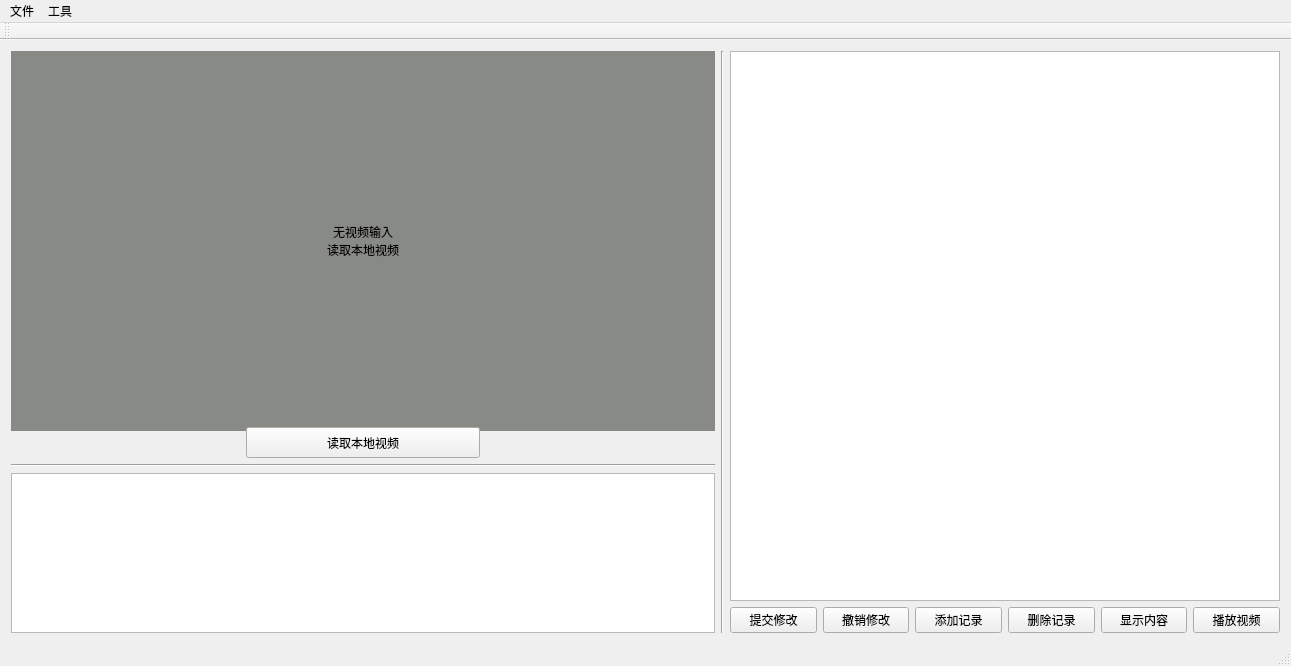
<?xml version="1.0" encoding="UTF-8"?>
<ui version="4.0">
 <class>MulPlayer</class>
 <widget class="QMainWindow" name="MulPlayer">
  <property name="geometry">
   <rect>
    <x>0</x>
    <y>0</y>
    <width>1291</width>
    <height>666</height>
   </rect>
  </property>
  <property name="sizePolicy">
   <sizepolicy hsizetype="Fixed" vsizetype="Fixed">
    <horstretch>0</horstretch>
    <verstretch>0</verstretch>
   </sizepolicy>
  </property>
  <property name="minimumSize">
   <size>
    <width>1291</width>
    <height>666</height>
   </size>
  </property>
  <property name="windowTitle">
   <string>MulPlayer</string>
  </property>
  <widget class="QWidget" name="centralWidget">
   <layout class="QGridLayout" name="gridLayout">
    <item row="0" column="0">
     <layout class="QVBoxLayout" name="verticalLayout_2">
      <item>
       <layout class="QHBoxLayout" name="horizontalLayout_3">
        <item>
         <widget class="QLabel" name="label">
          <property name="sizePolicy">
           <sizepolicy hsizetype="Preferred" vsizetype="Preferred">
            <horstretch>0</horstretch>
            <verstretch>0</verstretch>
           </sizepolicy>
          </property>
          <property name="minimumSize">
           <size>
            <width>600</width>
            <height>380</height>
           </size>
          </property>
          <property name="styleSheet">
           <string notr="true">background-color: rgb(136, 138, 133);</string>
          </property>
          <property name="text">
           <string>无视频输入
读取本地视频</string>
          </property>
          <property name="textFormat">
           <enum>Qt::PlainText</enum>
          </property>
          <property name="alignment">
           <set>Qt::AlignCenter</set>
          </property>
         </widget>
        </item>
       </layout>
      </item>
     </layout>
    </item>
    <item row="0" column="1" rowspan="4">
     <widget class="Line" name="line_2">
      <property name="sizePolicy">
       <sizepolicy hsizetype="Fixed" vsizetype="Preferred">
        <horstretch>0</horstretch>
        <verstretch>0</verstretch>
       </sizepolicy>
      </property>
      <property name="orientation">
       <enum>Qt::Vertical</enum>
      </property>
     </widget>
    </item>
    <item row="0" column="2" rowspan="4">
     <layout class="QVBoxLayout" name="verticalLayout">
      <item>
       <widget class="QTableView" name="tableView">
        <property name="sizePolicy">
         <sizepolicy hsizetype="Expanding" vsizetype="Expanding">
          <horstretch>0</horstretch>
          <verstretch>0</verstretch>
         </sizepolicy>
        </property>
        <property name="minimumSize">
         <size>
          <width>0</width>
          <height>500</height>
         </size>
        </property>
        <property name="maximumSize">
         <size>
          <width>550</width>
          <height>16777215</height>
         </size>
        </property>
       </widget>
      </item>
      <item>
       <layout class="QHBoxLayout" name="horizontalLayout">
        <item>
         <widget class="QPushButton" name="btn_submit">
          <property name="text">
           <string>提交修改</string>
          </property>
         </widget>
        </item>
        <item>
         <widget class="QPushButton" name="btn_revert">
          <property name="text">
           <string>撤销修改</string>
          </property>
         </widget>
        </item>
        <item>
         <widget class="QPushButton" name="btn_add">
          <property name="text">
           <string>添加记录</string>
          </property>
         </widget>
        </item>
        <item>
         <widget class="QPushButton" name="btn_deletedelete">
          <property name="text">
           <string>删除记录</string>
          </property>
         </widget>
        </item>
        <item>
         <widget class="QPushButton" name="pushButton">
          <property name="text">
           <string>显示内容</string>
          </property>
         </widget>
        </item>
        <item>
         <widget class="QPushButton" name="pushButton_playvideo">
          <property name="text">
           <string>播放视频</string>
          </property>
         </widget>
        </item>
       </layout>
      </item>
     </layout>
    </item>
    <item row="1" column="0">
     <layout class="QHBoxLayout" name="horizontalLayout_2" stretch="1,1,1">
      <item>
       <spacer name="horizontalSpacer_2">
        <property name="orientation">
         <enum>Qt::Horizontal</enum>
        </property>
        <property name="sizeHint" stdset="0">
         <size>
          <width>40</width>
          <height>20</height>
         </size>
        </property>
       </spacer>
      </item>
      <item>
       <widget class="QPushButton" name="btn_readfile">
        <property name="minimumSize">
         <size>
          <width>0</width>
          <height>31</height>
         </size>
        </property>
        <property name="maximumSize">
         <size>
          <width>16777215</width>
          <height>30</height>
         </size>
        </property>
        <property name="text">
         <string>读取本地视频</string>
        </property>
       </widget>
      </item>
      <item>
       <spacer name="horizontalSpacer_3">
        <property name="orientation">
         <enum>Qt::Horizontal</enum>
        </property>
        <property name="sizeHint" stdset="0">
         <size>
          <width>40</width>
          <height>20</height>
         </size>
        </property>
       </spacer>
      </item>
     </layout>
    </item>
    <item row="2" column="0">
     <widget class="Line" name="line">
      <property name="sizePolicy">
       <sizepolicy hsizetype="Preferred" vsizetype="Fixed">
        <horstretch>0</horstretch>
        <verstretch>0</verstretch>
       </sizepolicy>
      </property>
      <property name="orientation">
       <enum>Qt::Horizontal</enum>
      </property>
     </widget>
    </item>
    <item row="3" column="0">
     <widget class="QTextEdit" name="textEdit">
      <property name="sizePolicy">
       <sizepolicy hsizetype="Preferred" vsizetype="Fixed">
        <horstretch>0</horstretch>
        <verstretch>0</verstretch>
       </sizepolicy>
      </property>
      <property name="maximumSize">
       <size>
        <width>16777215</width>
        <height>160</height>
       </size>
      </property>
      <property name="sizeIncrement">
       <size>
        <width>600</width>
        <height>0</height>
       </size>
      </property>
      <property name="baseSize">
       <size>
        <width>600</width>
        <height>200</height>
       </size>
      </property>
     </widget>
    </item>
   </layout>
  </widget>
  <widget class="QMenuBar" name="menuBar">
   <property name="geometry">
    <rect>
     <x>0</x>
     <y>0</y>
     <width>1291</width>
     <height>28</height>
    </rect>
   </property>
   <widget class="QMenu" name="menu">
    <property name="title">
     <string>文件</string>
    </property>
    <addaction name="action"/>
   </widget>
   <widget class="QMenu" name="menu_2">
    <property name="title">
     <string>工具</string>
    </property>
    <addaction name="action_2"/>
    <addaction name="action_3"/>
   </widget>
   <addaction name="menu"/>
   <addaction name="menu_2"/>
  </widget>
  <widget class="QToolBar" name="mainToolBar">
   <attribute name="toolBarArea">
    <enum>TopToolBarArea</enum>
   </attribute>
   <attribute name="toolBarBreak">
    <bool>false</bool>
   </attribute>
  </widget>
  <widget class="QStatusBar" name="statusBar"/>
  <action name="action">
   <property name="text">
    <string>空</string>
   </property>
  </action>
  <action name="action_2">
   <property name="text">
    <string>行驶曲线</string>
   </property>
  </action>
  <action name="action_3">
   <property name="text">
    <string>调参</string>
   </property>
  </action>
 </widget>
 <layoutdefault spacing="6" margin="11"/>
 <resources/>
 <connections/>
</ui>
